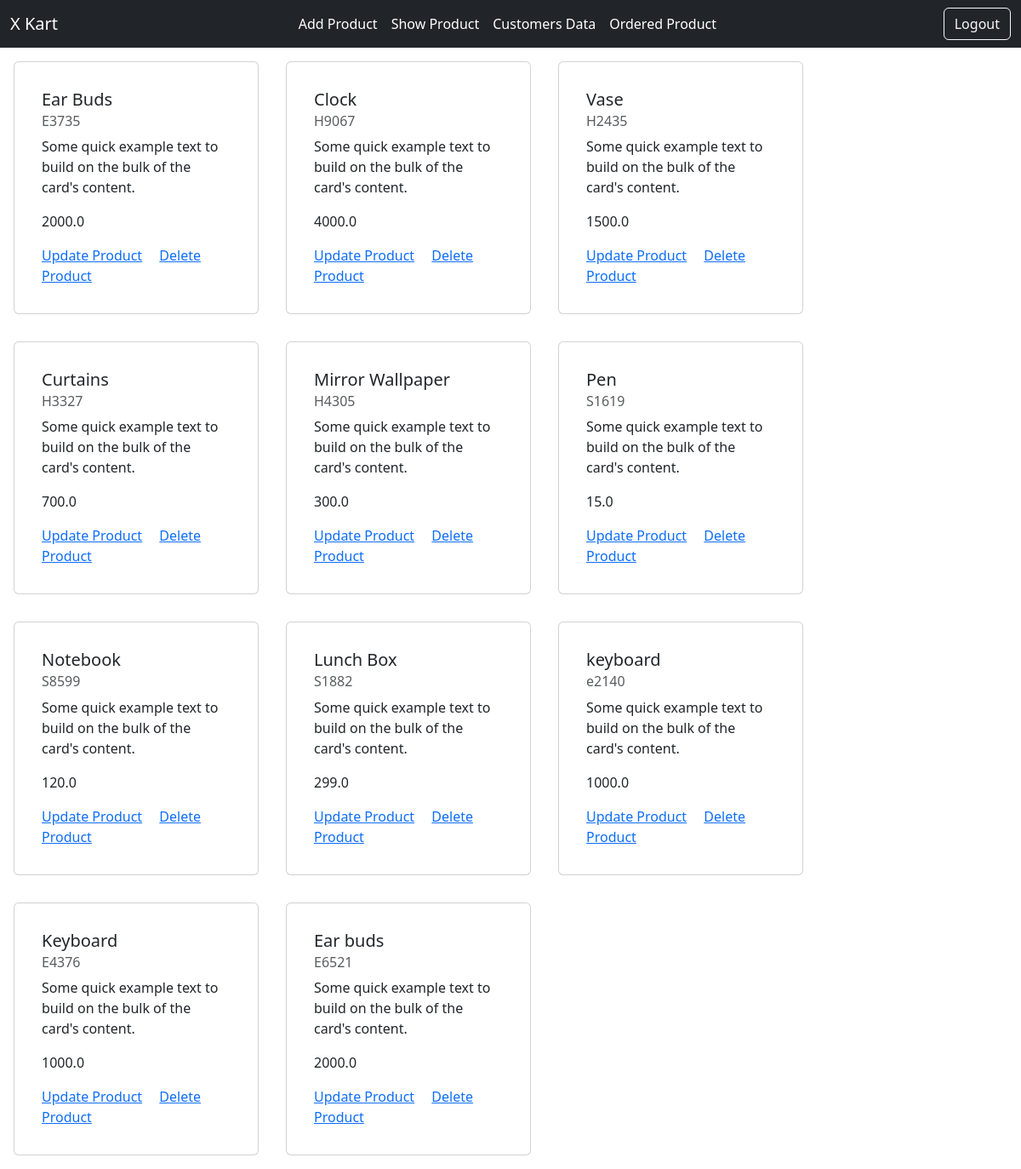
The page /show_product on the database its author committed.
### tables this page shows
CREATE TABLE Products(  
    prod_id varchar(20) primary key, 
    prod_name varchar(20), 
    price float,  
    prod_category varchar(20) 
    );

### app.py (the view)
@app.route('/show_product',)
def show_product():
    with sqlite3.connect('sql.db') as connect:
        cursor = connect.cursor()
        data = cursor.execute('''select * from Products''').fetchall()
    return render_template('showproduct.html',items = data)

### templates/showproduct.html (shortened to what this page needs)
<html lang="en">
<head>
    <link href="https://cdn.jsdelivr.net/npm/bootstrap@5.3.3/dist/css/bootstrap.min.css" rel="stylesheet">
</head>
<body>
    <nav class="navbar navbar-expand-lg navbar-dark bg-dark">
        <div class="container-fluid">
            <a class="navbar-brand" href="{{url_for('admin_home')}}">X Kart</a>
            <div class="collapse navbar-collapse" id="navbarSupportedContent">
                <ul class="navbar-nav ms-auto mb-2 mb-lg-0">
                    <li class="nav-item">
                        <a class="nav-link active" aria-current="page" href="{{url_for('admin_home')}}">Add Product</a>
                    </li>
                    <li class="nav-item">
                        <a class="nav-link active" href="{{url_for('show_product')}}">Show Product</a>
                    </li>
                    <li class="nav-item">
                        <a class="nav-link active" href="{{url_for('customers_list')}}">Customers Data</a>
                    </li>
                    <li class="nav-item">
                        <a class="nav-link active" href="{{url_for('admin_order')}}" aria-disabled="true">Ordered Product</a>
                    </li>
                </ul>
                <ul class="navbar-nav ms-auto mb-2 mb-lg-0">
                    <li class="nav-but">
                        <a class="btn btn-outline-light" href="/logout">Logout</a>
                    </li>
                </ul>
            </div>
        </div>
    </nav>
    <div class="row">
        <div id="menu" style="display:flex;flex-wrap: wrap ;">
            {% for item in items %}
            <div class="card m-3 p-3" style="width: 18rem;">
                <div class="card-body">
                  <h5 class="card-title">{{item[1]}}</h5>
                  <h6 class="card-subtitle mb-2 text-muted">{{item[0]}}</h6>
                  <p class="card-text">Some quick example text to build on the bulk of the card's content.</p>
                  <p class="card-text">{{item[2]}}</p>
                  <a href="{{url_for('update_product',prd_id=item[0])}}" class="card-link">Update Product</a>
                  <a href="{{url_for('delete_product',prd_id=item[0])}}" class="card-link">Delete Product</a>
                </div>
            </div>
            {% endfor %}
        </div>
    </div>
</body>
</html>

### rows shown on the page
Products: prod_name "Ear Buds", prod_id "E3735", price "2000.0"
Products: prod_name "Clock", prod_id "H9067", price "4000.0"
Products: prod_name "Vase", prod_id "H2435", price "1500.0"
Products: prod_name "Curtains", prod_id "H3327", price "700.0"
Products: prod_name "Mirror Wallpaper", prod_id "H4305", price "300.0"
Products: prod_name "Pen", prod_id "S1619", price "15.0"
Products: prod_name "Notebook", prod_id "S8599", price "120.0"
Products: prod_name "Lunch Box", prod_id "S1882", price "299.0"
Products: prod_name "keyboard", prod_id "e2140", price "1000.0"
Products: prod_name "Keyboard", prod_id "E4376", price "1000.0"
Products: prod_name "Ear buds", prod_id "E6521", price "2000.0"
